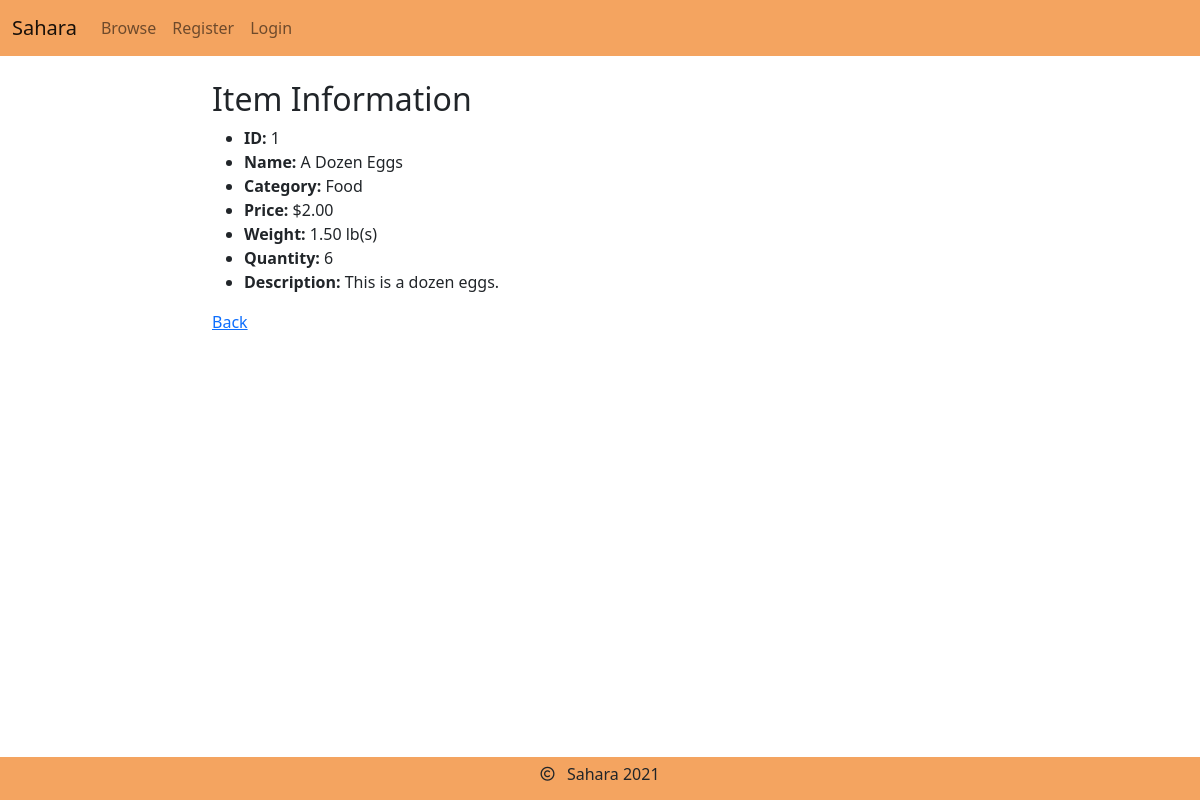
Screenshot of /inventory/1/ with the database file from the repository.
### inventory/models.py (models this page shows, shortened)
class Item(models.Model):
    name = models.CharField(
        max_length=50,
        null=False,
        validators=[
            MinLengthValidator(2),
            MaxLengthValidator(50),
            RegexValidator("^[A-Za-z0-9,'%&:\-\.\(\) ]{2,50}$"),
            ProhibitNullCharactersValidator()
        ]
    )
    weight = models.DecimalField(
        max_digits=6,
        decimal_places=2,
        null=False,
        default=1,
        validators=[
            MinValueValidator(0.01),
            MaxValueValidator(5000)
        ]
    )
    price = models.DecimalField(
        max_digits=7,
        decimal_places=2,
        null=False,
        default=0,
        validators=[
            MinValueValidator(0),
            MaxValueValidator(99_999.99)
        ]
    )
    description = models.CharField(
        max_length=250,
        null=False,
        validators=[
            MinLengthValidator(1),
            MaxLengthValidator(250),
            RegexValidator(regex="^[^;]{1,250}$", message="Semicolons are not allowed."),
            ProhibitNullCharactersValidator()
        ]
    )
    quantity = models.IntegerField(
        null=False,
        default=0,
        validators=[
            MinValueValidator(0),
            MaxValueValidator(100)
        ]
    )
    category = models.ForeignKey(Category, null=True, on_delete=models.SET_NULL)

class Category(models.Model):
    name = models.CharField(
        max_length=30,
        null=False,
        unique=True,
        validators=[
            MinLengthValidator(2),
            MaxLengthValidator(30),
            RegexValidator("^[A-Za-z,& ]{3,30}$"),
            ProhibitNullCharactersValidator()
        ]
    )
    description = models.CharField(
        max_length=250,
        null=False,
        validators=[
            MinLengthValidator(1),
            MaxLengthValidator(250),
            RegexValidator(regex="^[^;]{1,250}$", message="Semicolons are not allowed."),
            ProhibitNullCharactersValidator()
        ]
    )
    class Meta:
        verbose_name_plural = "Categories"
        ordering = ("name",)

### inventory/views.py (the view)
# urls.py: path('<int:pk>/', views.ItemDetailView.as_view(), name="item_detail"),
class ItemDetailView(DetailView):
    template_name = "items/detail.html"
    model = Item
    context_object_name = "item"
    extra_context = {"title": "Item Information"}

### inventory/templates/items/detail.html (shortened to what this page needs)
{% extends "base/base.html" %}
{% block content %}
    <div class="row justify-content-center">
        <div class="col-8">
            <h2>{{ title }}</h2>
            <ul>
                <li><b>ID:</b> {{ item.id }}</li>
                <li><b>Name:</b> {{ item.name }}</li>
                <li><b>Category:</b> {% firstof item.category.name "N/A" %}</li>
                <li><b>Price:</b> ${{ item.price }}</li>
                <li><b>Weight:</b> {{ item.weight }} lb(s)</li>
                <li><b>Quantity:</b> {{ item.quantity }}</li>
                <li><b>Description:</b> {{ item.description }}</li>
            </ul>
            <a href="{% url 'inventory:item_list' %}">Back</a>
        </div>
    </div>
{% endblock content %}

### rows the page displays
Item: id "1", name "A Dozen Eggs", category.name "Food", price "2.00", weight "1.50", quantity "6", description "This is a dozen eggs."

### other values shown
{{ title }} "Item Information"
